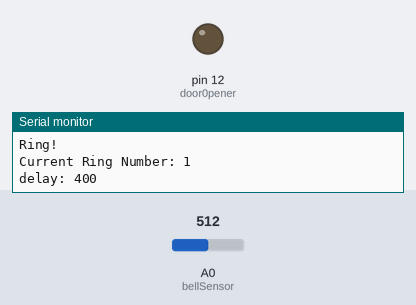
A sketch run on a simulated Arduino Uno, built with avr-gcc and run on an emulated ATmega328P. Shown: output pins drawn as LEDs (lit = HIGH), the last lines printed to the serial monitor. Inputs (shaded band) come from the test bench; at power-on: A0 (bellSensor) = 512.

Above: at 1.2 s.
1.3 s: A0 (bellSensor) set to 486
At 3.5 s:
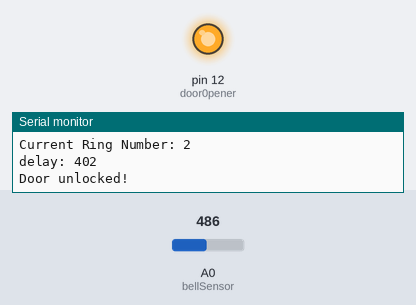
Timing chart, 0 to 5.2 s (numbered marks = the images above; inputs shaded):
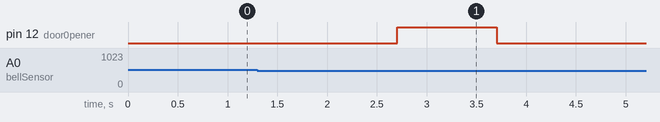

The sketch:

magicdooropener.ino
```cpp
// Pin definitions
const int bellSensor = 0;
const int door0pener = 12;

// Tuning constants
const int rejectValue = 50;         // If an individual ring is off by this percentage of a ring we don't unlock..
const int averageRejectValue = 45;  // If the average timing of the rings is off by this percent we don't unlock.
const int ringFadeTime = 400;      // Milliseconds we allow a ring to fade before we listen for another one. (Debounce timer.)

const int maximumRings = 20;        // Maximum number of rings to listen for.
const int ringingComplete = 1500;   // Longest time to wait for a ring before we assume that it's finished.
const float aRing = 500;            // Amplitude threshold of bell ringing.

// Variables
float vin = 0.0;                    // Final voltage value of ringing bell.
int bellReadings[maximumRings];     // When someone rings this array fills with delays between rings.

// Secret ringcode
int secretCode[maximumRings] = {100, 100, 100, 0, 0, 0, 0, 0, 0, 0, 0, 0, 0, 0, 0, 0, 0, 0, 0, 0};  // Ring 4 times to open door.

void setup() {
  pinMode(bellSensor, INPUT);
  pinMode(door0pener, OUTPUT);

  Serial.begin(9600);
  Serial.println("Listening for bell...");
}

void loop() {

  vin = readRing();

  if (vin >= aRing){
    listenToSecretRing();
  }

}

// Reads the microphone output and converts the analog signal to a float (0.0 - 1024.0)
float readRing(){
  vin = analogRead(bellSensor);

  vin = vin * 2;
  vin = round(vin);
  vin = vin/2;

  return (vin);
}

// Records the timing of rings
void listenToSecretRing(){
  Serial.println("ringing starts");

  // First lets reset the listening array
  int i = 0;
  for (i=0;i<maximumRings;i++){
    bellReadings[i] = 0;
  }

  int currentRingNumber = 0;
  int startTime = millis();
  int now = millis();

  delay(ringFadeTime);

  do {
    //listen for the next ring or wait for it to timeout.
    vin = readRing();

    if (vin >= aRing){
      //record the delay time.
      Serial.println("Ring!");
      now = millis();
      bellReadings[currentRingNumber] = now - startTime;

      Serial.print("Current Ring Number: ");
      Serial.println(currentRingNumber);
      Serial.print("delay: ");
      Serial.println(now - startTime);

      currentRingNumber++;
      startTime = now;

      // Add a delay and reset our timer for the next ring
      delay(ringFadeTime);
    }

    now = millis();

    // check for timeout or maximum rings reached
  } while ((now - startTime < ringingComplete) && (currentRingNumber < maximumRings));

  // check ringcode for validity
  if (validateRing() == true){
      triggerDoorUnlock();
  }

  Serial.println("Clearing rings...");

}

// Unlock the door
void triggerDoorUnlock(){
  Serial.println("Door unlocked!");
  digitalWrite(door0pener, HIGH);
  delay(1000);
  digitalWrite(door0pener, LOW);
}

// Returns true if secret ringcode was right, false if it's not.
boolean validateRing(){
  int i=0;

  // Check if correct amount of rings
  int currentRingCount = 0;
  int secretRingCount = 0;
  int maxRingInterval = 0;

  for (i = 0; i < maximumRings; i++){
    if (bellReadings[i] > 0){
      currentRingCount++;
    }
    if (secretCode[i] > 0){
      secretRingCount++;
    }

    // collect normalization data while we're looping.
    if (bellReadings[i] > maxRingInterval){
      maxRingInterval = bellReadings[i];
    }
  }

  if (currentRingCount != secretRingCount){
    return false;
  }

  /*  Compare the relative intervals of our rings, not the absolute time between them.
      If you do the same pattern slow or fast it should still open the door.
  */
  int totaltimeDifferences=0;
  int timeDiff=0;
  for (i=0;i<maximumRings;i++){ // Normalize the times
    bellReadings[i]= map(bellReadings[i],0, maxRingInterval, 0, 100);
    timeDiff = abs(bellReadings[i]-secretCode[i]);
    if (timeDiff > rejectValue){ // Individual value too far out of whack
      return false;
    }
    totaltimeDifferences += timeDiff;
  }

  // It can also fail if the whole thing is too inaccurate.
  if (totaltimeDifferences/secretRingCount>averageRejectValue){
    return false;
  }

  return true;

}
```

Measured:
- the behaviour switches between 500 and 499 on A0 (bellSensor) (found by bisection; images 0 and 1)
- after the input at 1.3 s, pin 12 (door0pener): LOW → HIGH after 1.4 s, → LOW 1.0 s later
